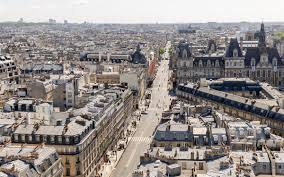
#> input picture backend/photo_test.jpg, 284 x 177 px
$ python -i fractus_model_ultimate.py   (imports and definitions only)
#> lines starting #> are read from the running program, lines starting #| are printed output that depends on the picture
### backend/skyline_enhancer.py
# backend/skyline_enhancer.py
def enhance_skyline(features):
    # Mock: retourne les features sans rien changer
    return features

### backend/fractus_model_ultimate.py
#!/usr/bin/env python3
"""
Fractus Ultimate Model
Fusion de :
 - fractus_parallel (moteur multi-résolution fractal)
 - fractus_model_full (skyline, vector_match, memory)

Usage :
    from fractus_model_ultimate import run_fractus_ultimate_api
"""

import os
import numpy as np
import cv2
from PIL import Image
from typing import Optional, Tuple, List

# ============================
# ⛓️ Import des modules avancés
# ============================
import skyline_enhancer
try:
    import memory
except ImportError:
    memory = None


# ============================
# ⚙️ Moteur fractal multi-résolution
# ============================
def _resize_gray(gray: np.ndarray, scale: float) -> np.ndarray:
    h, w = int(gray.shape[0] * scale), int(gray.shape[1] * scale)
    return cv2.resize(gray, (w, h), interpolation=cv2.INTER_AREA)

def _fft_polar_bins(gray: np.ndarray, rbins: int = 64, tbins: int = 64) -> np.ndarray:
    """FFT + histogramme polaire"""
    f = np.fft.fftshift(np.fft.fft2(gray))
    mag = np.abs(f)
    h, w = mag.shape
    cy, cx = h // 2, w // 2
    y, x = np.ogrid[:h, :w]
    r = np.sqrt((x - cx) ** 2 + (y - cy) ** 2).astype(int)
    t = (np.arctan2(y - cy, x - cx) + np.pi) * tbins / (2 * np.pi)
    t = t.astype(int)
    r = np.clip(r, 0, rbins - 1)
    t = np.clip(t, 0, tbins - 1)
    hist = np.zeros((rbins, tbins), dtype=np.float32)
    for i in range(rbins):
        for j in range(tbins):
            hist[i, j] = mag[(r == i) & (t == j)].sum()
    return hist.flatten()

def compute_fractus_scores(gray: np.ndarray, multi: bool = True) -> np.ndarray:
    """Extrait les features fractales mono ou multi-résolution."""
    if not multi:
        return _fft_polar_bins(gray)

    feats = []
    for scale in [1.0, 0.5, 0.25]:
        gray_scaled = _resize_gray(gray, scale)
        feats.append(_fft_polar_bins(gray_scaled))
    return np.concatenate(feats)


# ============================
# 🚀 API principale
# ============================
def run_fractus_ultimate_api(img_input, profile: str = "default", multi: bool = True):
    """
    Lance Fractus Ultimate (multi-résolution + skyline + vector_match + memory).
    - img_input : chemin d'image ou ndarray RGB
    - profile   : profil fractal
    - multi     : active multi-résolution
    """
#> called with img_input = 'photo_test.jpg', profile = 'default', multi = True

    try:
        # 1. Charger image
        if isinstance(img_input, str):
            img = Image.open(img_input).convert("L")
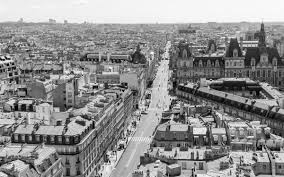
#> img: PIL image 284x177 L; min 0, max 255, mean 142.2
            gray = np.array(img, dtype=np.float32)
        elif isinstance(img_input, np.ndarray):
            if img_input.ndim == 3:
                gray = cv2.cvtColor(img_input, cv2.COLOR_RGB2GRAY).astype(np.float32)
            else:
                gray = img_input.astype(np.float32)
        else:
            raise ValueError("Format image non supporté")

        # 2. Features fractales multi-résolution
        features = compute_fractus_scores(gray, multi=multi)
#> the loop in compute_fractus_scores, `for scale in [1.0, 0.5, 0.25]:` made 3 passes
#> pass 2, in compute_fractus_scores, `gray_scaled = _resize_gray(gray, scale)`:
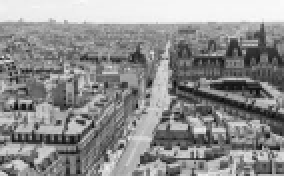
#> gray_scaled: shape (88, 142) float32 (shown 2 times larger); min 4.91, max 250, mean 142.2
#> pass 3, in compute_fractus_scores, `gray_scaled = _resize_gray(gray, scale)`:
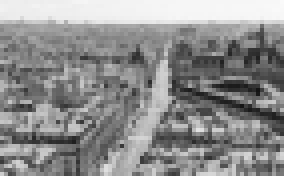
#> gray_scaled: shape (44, 71) float32 (shown 4 times larger); min 20.85, max 250, mean 142.2
#> after the loop in compute_fractus_scores, `for scale in [1.0, 0.5, 0.25]:`: feats = 3 items
#> features = 12288 values, max 7150466 at index 32, min 0 at index 0, mean 30096.6

        # 3. Skyline enhancement
        features = skyline_enhancer.enhance_skyline(features)

        # 4. Vector match
        if memory and hasattr(memory, "vector_match"):
#> (the run stopped early here; a loop or call above may not have finished)
